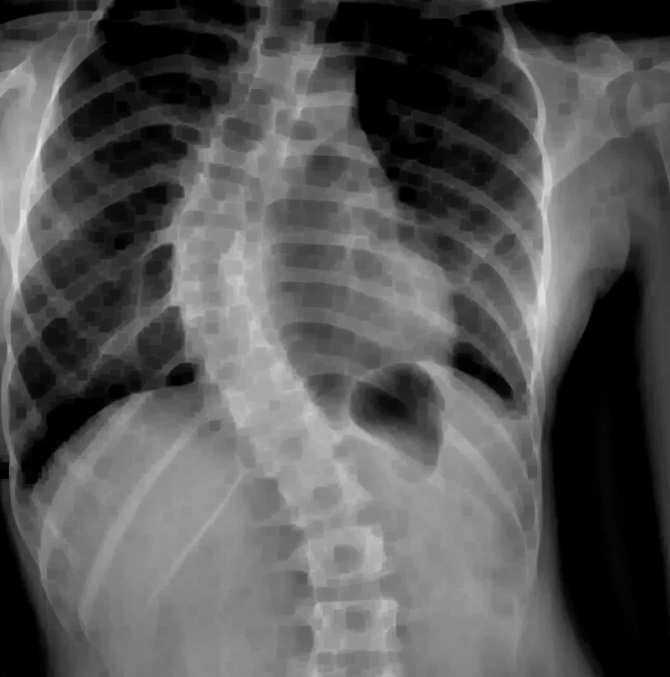
#> input picture diag3_erosion.png, 1340 x 1354 px (shown at 1/2 size)
$ python resize.py
#> lines starting #> are read from the running program, lines starting #| are printed output that depends on the picture

import cv2

img = cv2.imread('diag3_erosion.png', cv2.IMREAD_UNCHANGED)
#> img is the input picture: shape (1354, 1340, 4); mean B, G, R, A 86.7, 86.7, 86.7, 255

print('Original Dimensions : ', img.shape)
#| Original Dimensions :  (1354, 1340, 4)

width = 592
height = 792
dim = (width, height)

# resize image
resized = cv2.resize(img, dim, interpolation=cv2.INTER_AREA)
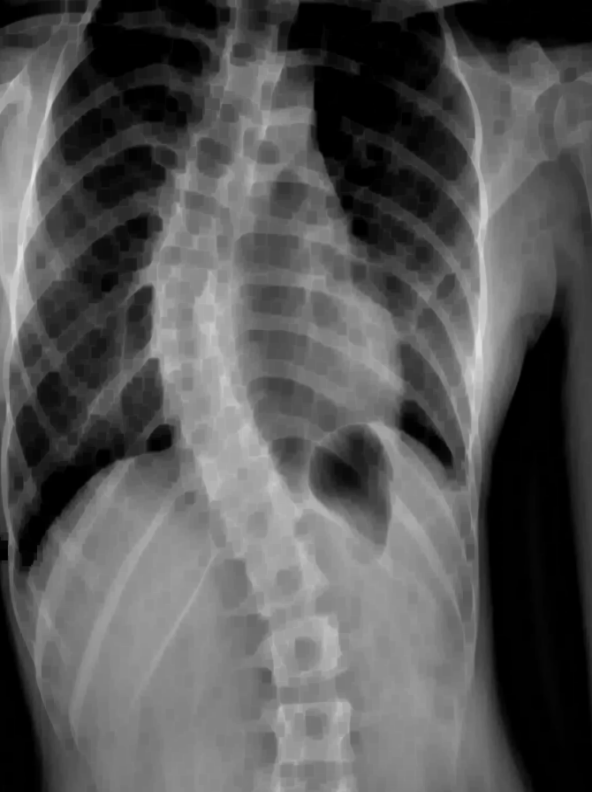
#> resized: shape (792, 592, 4); mean B, G, R, A 86.7, 86.7, 86.7, 255

print('Resized Dimensions : ', resized.shape)
#| Resized Dimensions :  (792, 592, 4)

cv2.imshow("Resized image", resized)
cv2.waitKey(0)
cv2.destroyAllWindows()

$ run again, with diag4_erosion.png copied over diag3_erosion.png
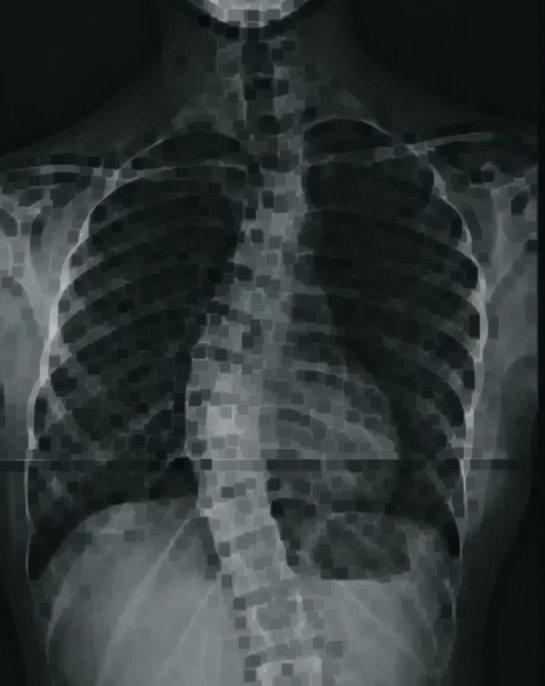
#> input picture diag4_erosion.png, 1090 x 1372 px (shown at 1/2 size)
#> img is the input picture: shape (1372, 1090, 4); mean B, G, R, A 55.3, 54.6, 47, 255
#| Original Dimensions :  (1372, 1090, 4)
#> `resized = cv2.resize(img, dim, interpolation=cv2.INTER_AREA)`:
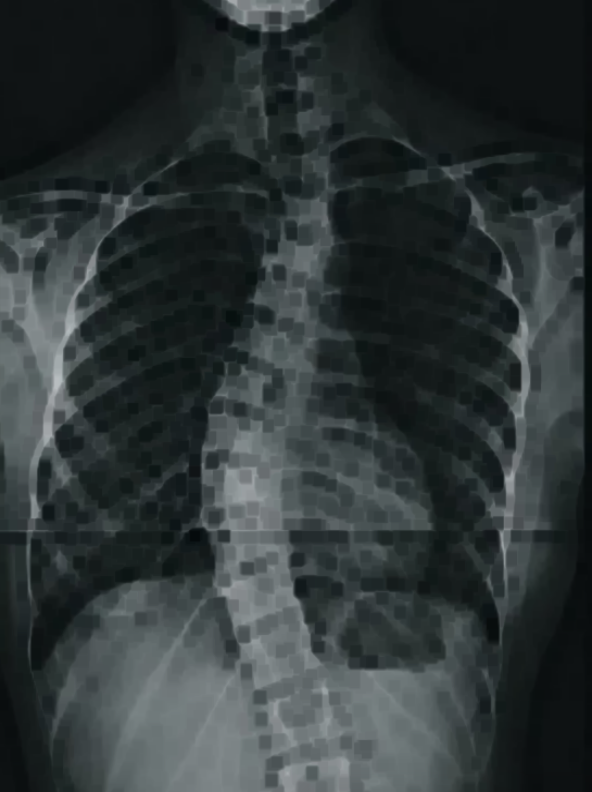
#> resized: shape (792, 592, 4); mean B, G, R, A 55.3, 54.6, 47, 255
#| Resized Dimensions :  (792, 592, 4)
